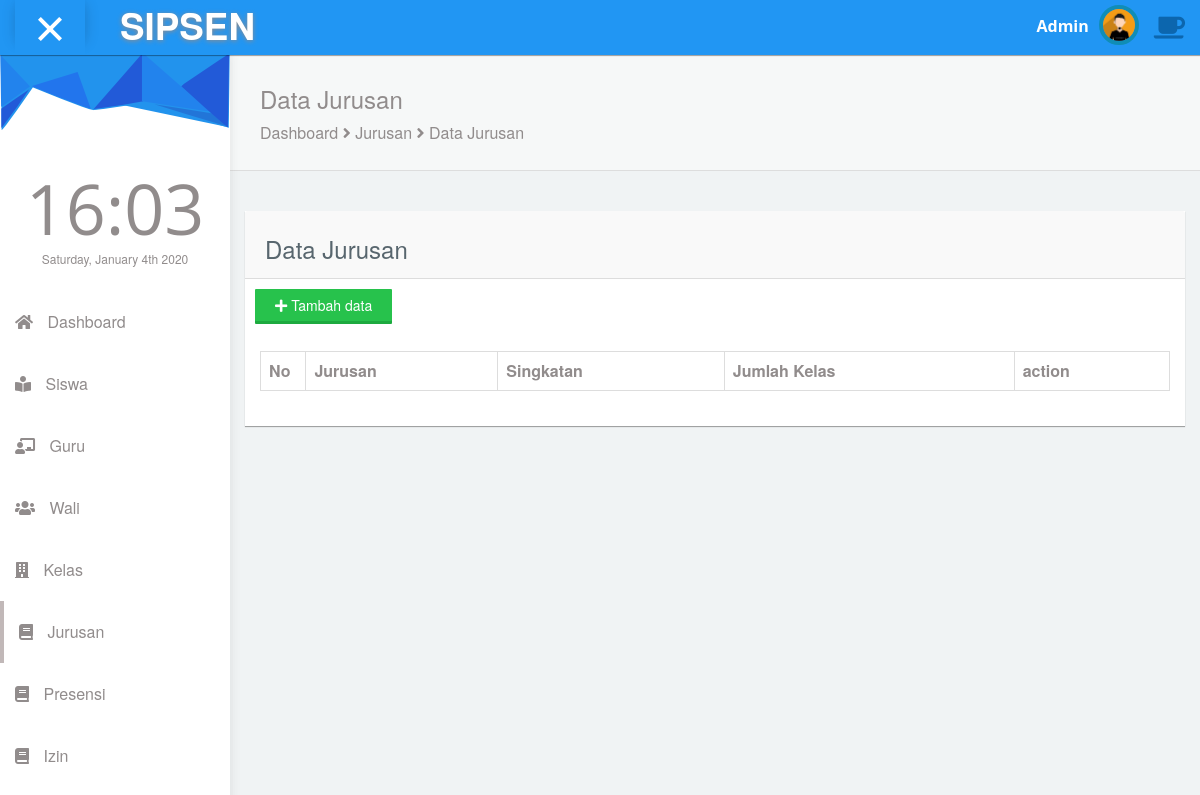
Before: /index.php/jurusan with the older database file.
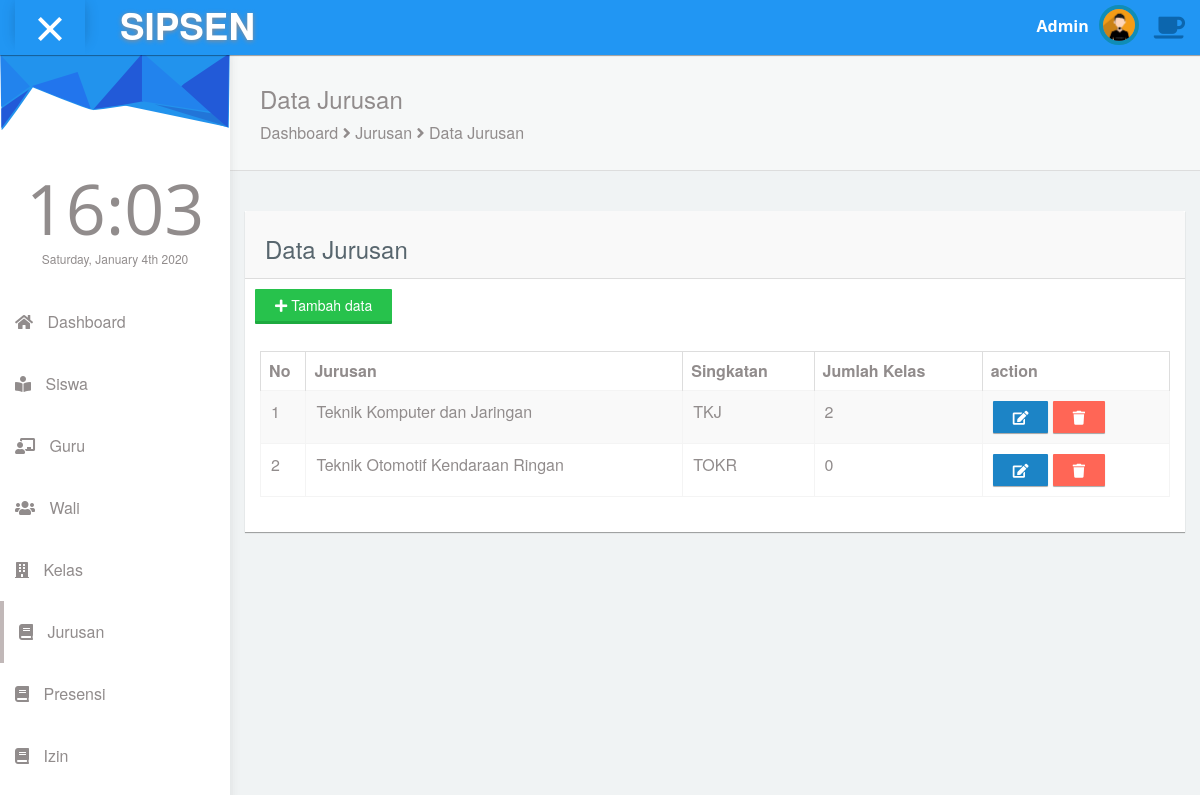
After: the same page with the newer database file.
### tables this page shows
CREATE TABLE `tb_jurusan` (
  `id_jurusan` int(11) NOT NULL,
  `nama_jurusan` varchar(50) NOT NULL,
  `singkatan` varchar(10) NOT NULL
);

### application/controllers/Jurusan.php (called while the page is built, shortened)
<?php
class Jurusan extends CI_Controller
{
	public function __construct()
	{
		$this->load->model("M_jurusan");
		$this->load->library('form_validation');
	}
	public function index()
	{
		$data['menu'] = 'jurusan';
		$data["jurusan"] = $this->M_jurusan->getAll();
		$this->load->view('admin/jurusan/index', $data);
	}
}

### index.php (called while the page is built, shortened)
<?php
require_once BASEPATH.'core/CodeIgniter.php';

### application/models/M_jurusan.php (called while the page is built, shortened)
<?php
class M_jurusan extends CI_Model
{
    private $_table = "tb_jurusan";
    public function getAll()
    {
        $jurusan = $this->db->get($this->_table)->result();
        foreach ($jurusan as $value) {
          $value->kelas = $this->db->where('id_jurusan', $value->id_jurusan)->from('tb_kelas')->get()->num_rows();
        }
        return $jurusan;
    }
}

### application/views/admin/jurusan/index.php (the view, shortened to what this page needs)
<!DOCTYPE html>
<html lang="en">
<body id="mimin" class="dashboard">
  <div class="container-fluid mimin-wrapper">
    <div id="content">
      <div class="panel box-shadow-none content-header">
        <div class="panel-body">
          <div class="col-md-12">
            <h3 class="animated fadeInLeft">Data Jurusan</h3>
            <p class="animated fadeInDown">
              Dashboard <span class="fa-angle-right fa"></span> Jurusan <span class="fa-angle-right fa"></span> Data Jurusan
            </p>
          </div>
        </div>
      </div>
      <div class="col-md-12 top-20 padding-0">
        <div class="col-md-12">
          <div class="panel">
            <div class="panel-heading">
              <h3>Data Jurusan</h3>
            </div>
            <div class="form-group" style="margin-top:10px; margin-left:10px;">
              <button data-toggle="modal" data-target="#modalAddFormJurusan" class="btn btn-raised btn-success"><i class="fas fa-plus"></i> Tambah data</button>
            </div>
            <div class="panel-body">
              <div class="responsive-table">
                <table id="" class="table table-striped table-bordered display" width="100%" cellspacing="0">
                  <thead>
                    <tr>
                      <th width="5%">No</th>
                      <th>Jurusan </th>
                      <th>Singkatan</th>
                      <th>Jumlah Kelas</th>
                      <th>action</th>
                    </tr>
                  </thead>
                  <tbody>
                    <?php $i = 1;
                    foreach ($jurusan as $jurusans) :  ?>
                      <tr>
                        <td><?php echo $i;
                              $i++; ?></td>
                        <td><?php echo $jurusans->nama_jurusan; ?></td>
                        <td><?php echo $jurusans->singkatan; ?></td>
                        <td><?php echo $jurusans->kelas; ?></td>
                        <td><a data-target="#modalFormJurusan<?php echo $jurusans->id_jurusan; ?>" data-toggle="modal" class=" btn  ripple-infinite btn-primary" data-placement="top" title="Ubah"><span class="fas fa-edit"></span></a>
                          <a data-target="#modalHapusJurusan<?php echo $jurusans->id_jurusan; ?>" data-toggle="modal" class=" btn  ripple-infinite btn-danger" data-placement="top" title="Hapus"><span class="fas fa-trash"></span></a>
                        </td>
                      </tr>
                    <?php endforeach; ?>
                  </tbody>
                </table>
              </div>
            </div>
          </div>
        </div>
      </div>
    </div>
  </div>
</body>
</html>

Changed rows visible on the page:
added tb_jurusan: nama_jurusan "Teknik Komputer dan Jaringan", singkatan "TKJ", kelas "2"
added tb_jurusan: nama_jurusan "Teknik Otomotif Kendaraan Ringan", singkatan "TOKR", kelas "0"
